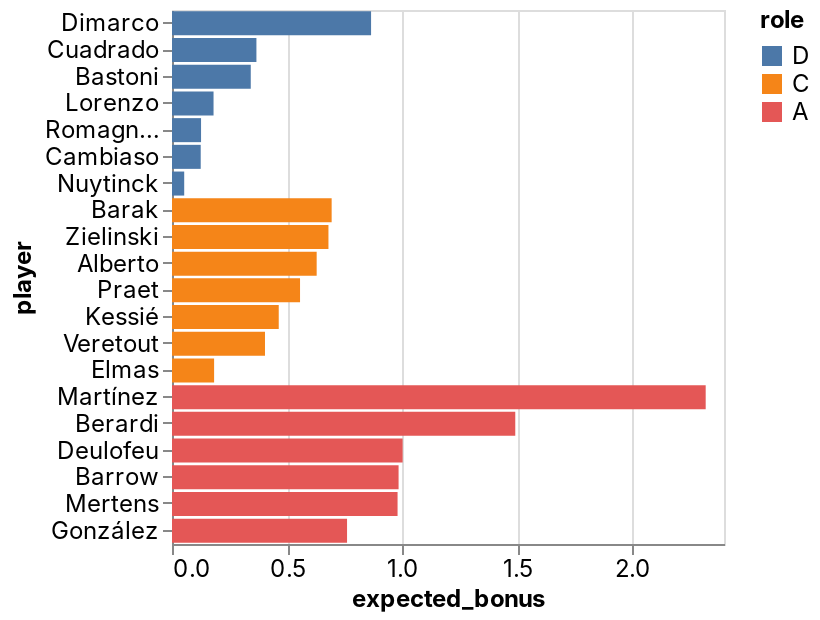

Write notebook code for a chart like this one.
### Code cell
_deepnote_run_altair(team, """{"$schema":"https://vega.github.io/schema/vega-lite/v4.json","mark":{"type":"bar","tooltip":{"content":"data"}},"height":220,"autosize":{"type":"fit"},"data":{"name":"placeholder"},"encoding":{"x":{"field":"expected_bonus","type":"quantitative","sort":null,"scale":{"type":"linear","zero":false}},"y":{"field":"player","type":"nominal","sort":null,"scale":{"type":"linear","zero":true}},"color":{"field":"role","type":"nominal","sort":null,"scale":{"type":"linear","zero":false}}}}""")

### Figure 1 — Vega-Lite specification as saved in the notebook (floating-point values rounded to 4 significant figures)
{"config": {"view": {"continuousWidth": 400, "continuousHeight": 300}, "area": {"fill": "#51C0E9"}, "axis": {"labelFont": "Inter, sans-serif", "labelFontSize": 12, "labelFontWeight": "normal", "labelLimit": 60, "labelOverlap": "greedy", "titleFont": "Inter, sans-serif", "titleFontSize": 12, "titleFontWeight": "bold"}, "background": "#ffffff", "legend": {"labelFont": "Inter, sans-serif", "labelFontSize": 12, "titleFont": "Inter, sans-serif", "titleFontSize": 12, "titleFontWeight": "bold"}, "line": {"stroke": "#51C0E9", "strokeWidth": 2}, "rect": {"fill": "#51C0E9"}, "title": {"anchor": "start", "color": "#000000", "font": "Inter, sans-serif", "fontSize": 22, "fontWeight": "normal"}}, "data": {"name": "data-44ee8e8de2eb195ef2dd3983573ba1a0"}, "mark": {"type": "bar", "tooltip": {"content": "data"}}, "autosize": {"type": "fit"}, "encoding": {"color": {"type": "nominal", "field": "role", "scale": {"type": "linear", "zero": false}, "sort": null}, "x": {"type": "quantitative", "field": "expected_bonus", "scale": {"type": "linear", "zero": false}, "sort": null}, "y": {"type": "nominal", "field": "player", "scale": {"type": "linear", "zero": true}, "sort": null}}, "height": 300, "width": "container", "$schema": "https://vega.github.io/schema/vega-lite/v4.json", "datasets": {"data-44ee8e8de2eb195ef2dd3983573ba1a0": [{"fanta_team": "Beverly INPS", "role": "D", "player": "Dimarco", "team": "Inter", "opponent": "Empoli", "date": "2022-05-06T00:00:00", "expected_bonus": 0.8655}, {"fanta_team": "Beverly INPS", "role": "D", "player": "Cuadrado", "team": "Juventus", "opponent": "Genoa", "date": "2022-05-06T00:00:00", "expected_bonus": 0.367}, {"fanta_team": "Beverly INPS", "role": "D", "player": "Bastoni", "team": "Inter", "opponent": "Empoli", "date": "2022-05-06T00:00:00", "expected_bonus": 0.3424}, {"fanta_team": "Beverly INPS", "role": "D", "player": "Lorenzo", "team": "Napoli", "opponent": "Torino", "date": "2022-05-07T00:00:00", "expected_bonus": 0.1806}, {"fanta_team": "Beverly INPS", "role": "D", "player": "Romagnoli", "team": "AC Milan", "opponent": "Verona", "date": "2022-05-08T00:00:00", "expected_bonus": 0.1263}, {"fanta_team": "Beverly INPS", "role": "D", "player": "Cambiaso", "team": "Genoa", "opponent": "Juventus", "date": "2022-05-06T00:00:00", "expected_bonus": 0.1249}, {"fanta_team": "Beverly INPS", "role": "D", "player": "Nuytinck", "team": "Udinese", "opponent": "Sassuolo", "date": "2022-05-07T00:00:00", "expected_bonus": 0.05307}, {"fanta_team": "Beverly INPS", "role": "C", "player": "Barak", "team": "Verona", "opponent": "AC Milan", "date": "2022-05-08T00:00:00", "expected_bonus": 0.6941}, {"fanta_team": "Beverly INPS", "role": "C", "player": "Zielinski", "team": "Napoli", "opponent": "Torino", "date": "2022-05-07T00:00:00", "expected_bonus": 0.6802}, {"fanta_team": "Beverly INPS", "role": "C", "player": "Alberto", "team": "Lazio", "opponent": "Sampdoria", "date": "2022-05-07T00:00:00", "expected_bonus": 0.629}, {"fanta_team": "Beverly INPS", "role": "C", "player": "Praet", "team": "Torino", "opponent": "Napoli", "date": "2022-05-07T00:00:00", "expected_bonus": 0.5567}, {"fanta_team": "Beverly INPS", "role": "C", "player": "Kessié", "team": "AC Milan", "opponent": "Verona", "date": "2022-05-08T00:00:00", "expected_bonus": 0.4641}, {"fanta_team": "Beverly INPS", "role": "C", "player": "Veretout", "team": "Roma", "opponent": "Fiorentina", "date": "2022-05-09T00:00:00", "expected_bonus": 0.4043}, {"fanta_team": "Beverly INPS", "role": "C", "player": "Elmas", "team": "Napoli", "opponent": "Torino", "date": "2022-05-07T00:00:00", "expected_bonus": 0.1831}, {"fanta_team": "Beverly INPS", "role": "A", "player": "Martínez", "team": "Inter", "opponent": "Empoli", "date": "2022-05-06T00:00:00", "expected_bonus": 2.32}, {"fanta_team": "Beverly INPS", "role": "A", "player": "Berardi", "team": "Sassuolo", "opponent": "Udinese", "date": "2022-05-07T00:00:00", "expected_bonus": 1.493}, {"fanta_team": "Beverly INPS", "role": "A", "player": "Deulofeu", "team": "Udinese", "opponent": "Sassuolo", "date": "2022-05-07T00:00:00", "expected_bonus": 1.003}, {"fanta_team": "Beverly INPS", "role": "A", "player": "Barrow", "team": "Bologna", "opponent": "Venezia", "date": "2022-05-08T00:00:00", "expected_bonus": 0.9851}, {"fanta_team": "Beverly INPS", "role": "A", "player": "Mertens", "team": "Napoli", "opponent": "Torino", "date": "2022-05-07T00:00:00", "expected_bonus": 0.9807}, {"fanta_team": "Beverly INPS", "role": "A", "player": "González", "team": "Fiorentina", "opponent": "Roma", "date": "2022-05-09T00:00:00", "expected_bonus": 0.7611}]}}
